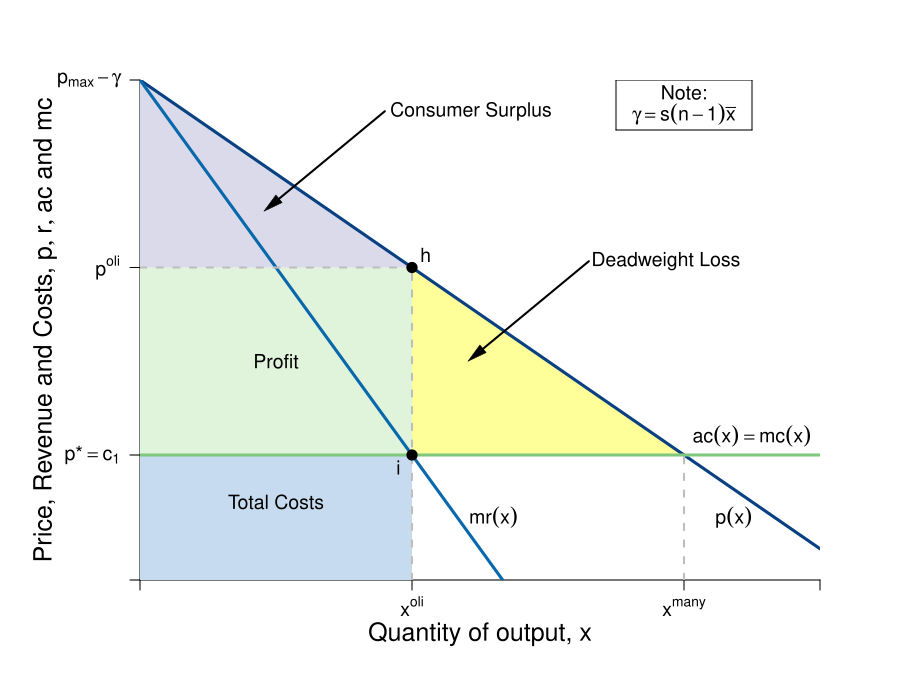

Write R code to recreate this figure.
#Graph Designer: Simon Halliday
#Authors: Bowles, Foley and Halliday
#Title: Coordination, Conflict and Competition: A Text in Microeconomics

require(shape)
pdf(file = "competitionmarkets/cournot_efficiency.pdf", width = 9, height = 7)

#Set parameters for graphics
axislabelsize <- 1.5
labelsize <- 1.2
graphlinewidth <- 3
segmentlinewidth <- 2

COL <- c("#7fc97f", "#beaed4", "#fdc086", "#ffff99", "#386cb0", "#f0027f", "#bf5b17", "#666666")
COLA <- c("#e0f3db", "#99d8c9","#66c2a4","#41ae76", "#238b45", "#005824")
COLB <- c("#c6dbef", "#4eb3d3", "#2b8cbe", "#0868ac","#084081")
COLC <- c("#fcfbfd", "#efedf5", "#dadaeb", "#bcbddc", "#9e9ac8", "#807dba", "#6a51a3", "#54278f", "#3f007d")

#Edited the margins to cater for the larger LHS labels
par(mar =  c(6, 7, 4, 4))

AvgRevenue <- function(x, s = 0.5, pmax = 20, c1 = 2, n = 5, xbar = 6){
  pmax -s*(n-1)*xbar -s*x
}

MRevenue <- function(x,  s = 0.5, pmax = 20, c1 = 2, n = 5,  xbar = 6){
  pmax - s*(n-1)*xbar -2*s*x
}

AvgCost <- function(x, c0 = 2, c1 = 2){
  c0/x + c1
}

xlims <- c(0, 15)
ylims <- c(0, 8)

npts <- 501 
x <- seq(xlims[1], xlims[2], length.out = npts)
y <- seq(ylims[1], ylims[2], length.out = npts) 
a <- c(13, 16.75, 19.25)

plot(0, 0, xlim = xlims, ylim = ylims, type = "n",
     xlab = expression(paste("")),
     ylab = expression(paste("")), 
     xaxt = "n", 
     yaxt = "n", 
     cex.lab = axislabelsize, 
     bty = "n",
     xaxs="i", 
     yaxs="i")

# ticksy <- seq(from = ylims[1], to = ylims[2], by = 1)
# ylabels <- seq(from = ylims[1], to = ylims[2], by = 1)
# ticksx <- seq(from = xlims[1], to = xlims[2], by = 1)
# xlabels <- seq(from = xlims[1], to = xlims[2], by = 1)
ticksy <- c(0, 2, AvgRevenue(x = 6), ylims[2])
ylabels <- c(NA, expression(paste(p,"*", phantom()== c[1])), expression(paste(p^{oli})), expression(paste(p[max] - gamma)))
ticksx <- c(0, 6, 12, xlims[2])
xlabels <- c(NA, expression(paste(x^{oli})), expression(paste(x^{many})), NA)

axis(1, at = ticksx, pos = 0, labels = xlabels, cex.axis = labelsize)
axis(2, at = ticksy, pos = 0, labels = ylabels, las = 1, cex.axis = labelsize)

npts <- 500 
xx1 <- seq(xlims[1], xlims[2], length.out = npts)
xx3 <- seq(2, 6, length.out = npts)

#Draw the polygon for profit
xpoly1 <- c(0, 6, 6, 0, 0)
ypoly1 <- c(2, 2, AvgRevenue(x = 6), AvgRevenue(x = 6), 2)
polygon(x = xpoly1, y = ypoly1, col=COLA[1], density=NULL, border = NA)

#Draw the polygon for costs
xpoly2 <- c(0, 6, 6, 0, 0)
ypoly2 <- c(0, 0, 2, 2, 2)
polygon(x = xpoly2, y = ypoly2, col=COLB[1], density=NULL, border = NA)

#Draw the polygon for deadweight loss
xpoly3 <- c(6, 6, 12, 6)
ypoly3 <- c(2, AvgRevenue(x = 6), 2, 2)
polygon(x = xpoly3, y = ypoly3, col=COL[4], density=NULL, border = NA)

#Draw the polygon for consumer surplus
xpoly4 <- c(0, 6, 0, 0)
ypoly4 <- c(AvgRevenue(x = 6), AvgRevenue(x = 6), AvgRevenue(x = 0), AvgRevenue(x = 6))
polygon(x = xpoly4, y = ypoly4, col=COLC[3], density=NULL, border = NA)


#lines(xx1, bcA(xx1, w = 10, p = 1.5), col = COLB[3], lwd = graphlinewidth)
lines(xx1, AvgRevenue(xx1), col = COLB[5], lwd = graphlinewidth)
lines(xx1, MRevenue(xx1), col = COLB[4], lwd = graphlinewidth)
#lines(xx1, AvgCost(xx1, c0 = 2, c1 = 4), col = COLA[5], lwd = graphlinewidth)

#Label the axes
mtext(expression(paste("Quantity of output, ", x)), side=1, line = 2.5, cex = axislabelsize)
text(-2.1, 0.5*ylims[2], expression(paste("Price, Revenue and Costs, ", list(p, r, ac), " and ", mc)), xpd = TRUE, cex = axislabelsize, srt = 90) 

#Label curves
text(13.5, 2.3, expression(paste(ac(x) == mc(x))), cex = labelsize)
text(13.1, 1, expression(paste(p(x))), cex = labelsize)
text(7.8, 1, expression(paste(mr(x))), cex = labelsize)

#Labels cost and profit areas
text(3, 0.5*AvgCost(x = 4), expression("Total Costs"), cex = labelsize)
text(3, 3.5, expression("Profit"), cex = labelsize)
# text(5.25, 5.5, expression("Deadweight"), cex = labelsize)
# text(5.25, 5, expression("Loss"), cex = labelsize)

#Draw segments for total costs
segments(0, AvgRevenue(x = 6), 6, AvgRevenue(x = 6), lty = 2, col = "gray" , lwd = segmentlinewidth)
segments(6, 0, 6, AvgRevenue(x = 6), lty = 2, col = "gray" , lwd = segmentlinewidth)
segments(0, 2, xlims[2], 2, lty = 1, col = COL[1] , lwd = graphlinewidth)

#Segment for many firms comparison
segments(12, 0, 12, 2, lty = 2, col = "gray" , lwd = segmentlinewidth)

#Label Points for comparison
points(6, MRevenue(x = 6), pch = 16, col = "black", cex = 1.5)
text(5.7, MRevenue(x = 6) - 0.2, expression(i), cex = labelsize)


points(6, AvgRevenue(x = 6), pch = 16, col = "black", cex = 1.5)
text(6.3, AvgRevenue(x = 6) + 0.2, expression(h), cex = labelsize)


# Arrow to Consumer surplus
text(7.3, 7.5, expression(paste("Consumer Surplus")), cex = labelsize)
#text(6, 11, expression(paste(cs(x) == frac(1,2)*(p[max] - p^{mon})*x^{mon} )), cex = labelsize)
Arrows(5.4, 7.5, 2.9, 6, col = "black", lty = 1, lwd = 2, arr.type = "triangle", arr.lwd = 0.5)

# Arrow to Deadweight loss
text(11.6, 5.1, expression(paste("Deadweight Loss")), cex = labelsize)
#text(9, 7, expression(paste(dwl(x) == frac(1,2)*(p^{mon} - c[1])*(x^{many} - x^{mon}))), cex = labelsize)
Arrows(9.9, 5.1, 7.4, 3.6, col = "black", lty = 1, lwd = 2, arr.type = "triangle", arr.lwd = 0.5)

text(12, 7.8, expression(paste("Note:")), cex = labelsize)
text(12, 7.45, expression(paste(gamma == s*(n-1)*bar(x))), cex = labelsize)
segments(10.5, 7.2, 13.5, 7.2, lty = 1, col = "black" , lwd = 1)
segments(10.5, 8, 13.5, 8, lty = 1, col = "black" , lwd = 1)
segments(10.5, 7.2, 10.5, 8, lty = 1, col = "black" , lwd = 1)
segments(13.5, 7.2, 13.5, 8, lty = 1, col = "black" , lwd = 1)


dev.off()
